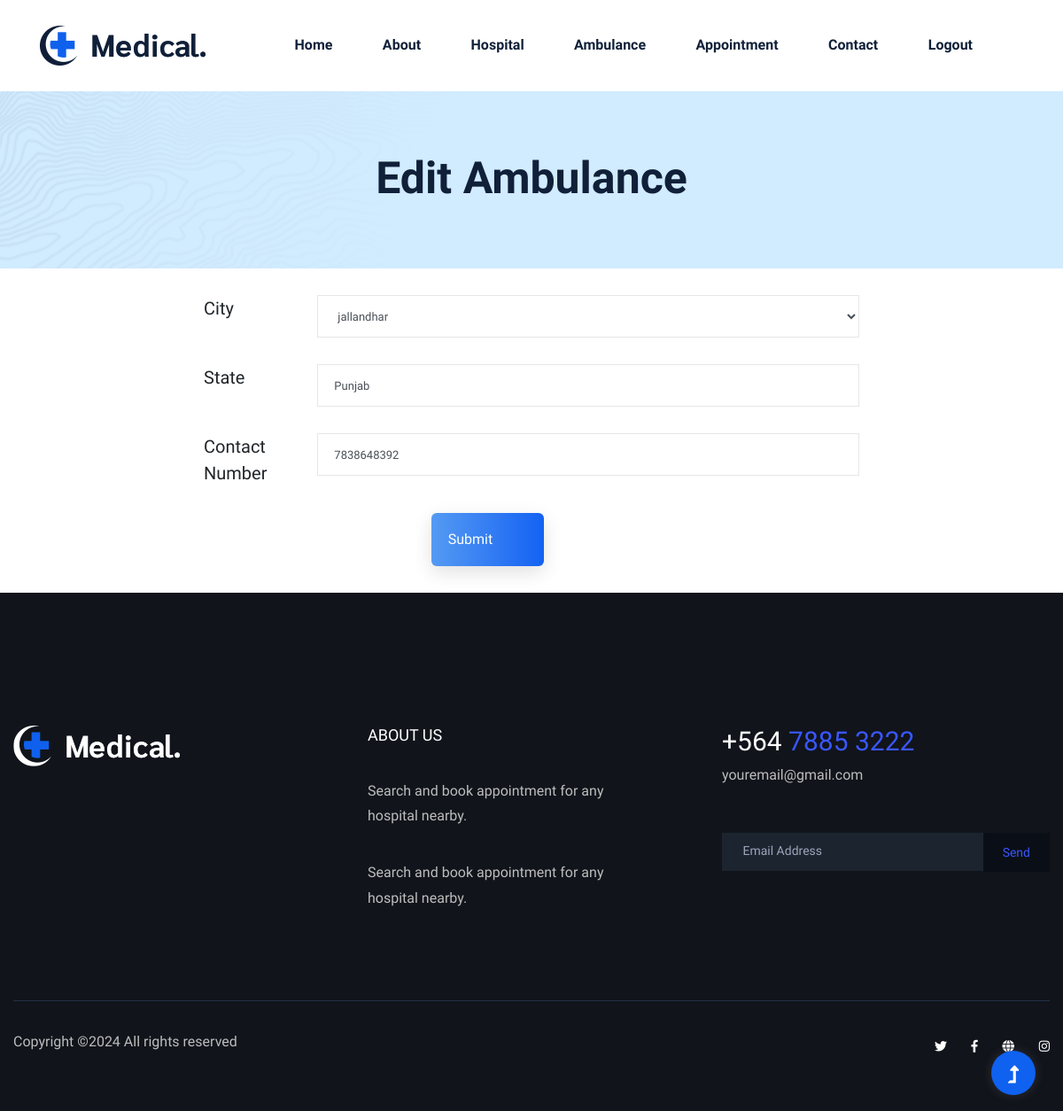
/edit_ambulance.php?id=1 (signed in), run on the app's committed database.
### tables this page shows
CREATE TABLE `ambulance` (
  `id` int(5) NOT NULL,
  `city` varchar(250) NOT NULL,
  `state` varchar(250) NOT NULL,
  `contact` bigint(10) NOT NULL,
  `status` varchar(200) NOT NULL DEFAULT 'Active',
  `created_at` timestamp NOT NULL DEFAULT current_timestamp()
);

CREATE TABLE `city` (
  `id` int(5) NOT NULL,
  `city_name` varchar(250) NOT NULL,
  `status` varchar(50) NOT NULL DEFAULT 'Active',
  `created_at` timestamp NOT NULL DEFAULT current_timestamp()
);

### edit_ambulance.php (the view, shortened to what this page needs)
<?php
if(isset($_REQUEST['id'])){
    $id=$_REQUEST['id'];
    include('config.php');
    $query="SELECT * from `ambulance` where `id`='$id'";
    $ress=mysqli_query($conn,$query);
    $d1=mysqli_fetch_array($ress);
    include('header.php');
    ?>
     <div class="slider-area2">
        <div class="slider-height2 d-flex align-items-center">
            <div class="container">
                <div class="row">
                <div class="col-xl-12">
                    <div class="hero-cap hero-cap2 text-center">
                        <h2>Edit Ambulance</h2>
                    </div>
                </div>
                </div>
            </div>
        </div>
    </div>
<div class="container">
    <div class="row contact-form pt-lg-5">
        <div class="col-md-2"></div>
        <div class="col-md-8 wthree-form-left px-lg-5 mt-lg-0 mt-5">
            <form method="post" class="form-contact contact_formt" >
                <div class="row form-group">
                    <div class="col-md-2 font1">
                        City
                    </div>
                    <div class="col-md-10">
                        <select name="city" class="form-control" required>
                            <?php
                            include('config.php');
                            $que="Select * from `city`";
                            $res=mysqli_query($conn,$que);
                            while($d=mysqli_fetch_array($res)){
                                ?>
                                <option
                                <?php
                                if($d1['city']==$d['city_name']){
                                    echo "selected";
                                }
                                ?>
                                ><?php echo $d['city_name']?></option>
                                <?php
                            }
                            ?>
                        </select>
                    </div>
                </div>
                <div class="row form-group">
                    <div class="col-md-2 font1">
                        State
                    </div>
                    <div class="col-md-10">
                        <input type="text" name="state" class="form-control" value="<?php echo $d1['state']?>" required>
                    </div>
                </div>
                <div class="row form-group">
                    <div class="col-md-2 font1">
                        Contact Number
                    </div>
                    <div class="col-md-10">
                        <input type="number" name="contact" class="form-control" value="<?php echo $d1['contact']?>"  required>
                    </div>
                </div>
                <div class="row form-group">
                    <div class="col-md-4"></div>
                    <div class="col-md-4">
                        <button type="submit" class=" btn btn-primary" name="submit">Submit</button>
                    </div>
                </div>
            </form>
        </div>
    </div>
</div>
<?php
include('footer.php');
?>
<?php
}
else{
   echo "<script>window.location.assign('manage_ambulance.php?msg=Something Went Wrong')</script>";
}
?>

### style1.css (style rules this page uses)
.font1 { font-weight:500; font-size: 20px; }

### data on the page
ambulance: city "jallandhar", state "Punjab", contact "7838648392"
